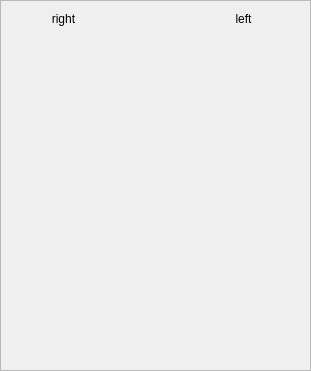
  <widget class="QFrame" name="frame_4">
   <property name="geometry">
    <rect>
     <x>860</x>
     <y>80</y>
     <width>311</width>
     <height>371</height>
    </rect>
   </property>
   <property name="frameShape">
    <enum>QFrame::StyledPanel</enum>
   </property>
   <property name="frameShadow">
    <enum>QFrame::Raised</enum>
   </property>
   <widget class="QLabel" name="label_37">
    <property name="geometry">
     <rect>
      <x>210</x>
      <y>10</y>
      <width>67</width>
      <height>17</height>
     </rect>
    </property>
    <property name="text">
     <string>left</string>
    </property>
    <property name="alignment">
     <set>Qt::AlignCenter</set>
    </property>
   </widget>
   <widget class="QLabel" name="label_38">
    <property name="geometry">
     <rect>
      <x>30</x>
      <y>10</y>
      <width>67</width>
      <height>17</height>
     </rect>
    </property>
    <property name="text">
     <string>right</string>
    </property>
    <property name="alignment">
     <set>Qt::AlignCenter</set>
    </property>
   </widget>
   <widget class="QWidget" name="verticalLayoutWidget">
    <property name="geometry">
     <rect>
      <x>230</x>
      <y>40</y>
      <width>71</width>
      <height>181</height>
     </rect>
    </property>
    <layout class="QVBoxLayout" name="leftarm_layout"/>
   </widget>
   <widget class="QWidget" name="verticalLayoutWidget_3">
    <property name="geometry">
     <rect>
      <x>30</x>
      <y>40</y>
      <width>71</width>
      <height>181</height>
     </rect>
    </property>
    <layout class="QVBoxLayout" name="rightarm_layout"/>
   </widget>
   <widget class="QWidget" name="verticalLayoutWidget_11">
    <property name="geometry">
     <rect>
      <x>190</x>
      <y>230</y>
      <width>71</width>
      <height>131</height>
     </rect>
    </property>
    <layout class="QVBoxLayout" name="leftleg_layout"/>
   </widget>
   <widget class="QWidget" name="verticalLayoutWidget_17">
    <property name="geometry">
     <rect>
      <x>80</x>
      <y>230</y>
      <width>71</width>
      <height>131</height>
     </rect>
    </property>
    <layout class="QVBoxLayout" name="rightleg_layout"/>
   </widget>
   <widget class="QWidget" name="verticalLayoutWidget_18">
    <property name="geometry">
     <rect>
      <x>130</x>
      <y>10</y>
      <width>71</width>
      <height>41</height>
     </rect>
    </property>
    <layout class="QVBoxLayout" name="head_layout"/>
   </widget>
   <widget class="QWidget" name="verticalLayoutWidget_19">
    <property name="geometry">
     <rect>
      <x>130</x>
      <y>130</y>
      <width>71</width>
      <height>61</height>
     </rect>
    </property>
    <layout class="QVBoxLayout" name="waist_layout"/>
   </widget>
   <widget class="QWidget" name="verticalLayoutWidget_36">
    <property name="geometry">
     <rect>
      <x>10</x>
      <y>40</y>
      <width>21</width>
      <height>181</height>
     </rect>
    </property>
    <layout class="QVBoxLayout" name="rightarm_safety"/>
   </widget>
   <widget class="QWidget" name="verticalLayoutWidget_37">
    <property name="geometry">
     <rect>
      <x>210</x>
      <y>40</y>
      <width>21</width>
      <height>181</height>
     </rect>
    </property>
    <layout class="QVBoxLayout" name="leftarm_safety"/>
   </widget>
   <widget class="QWidget" name="verticalLayoutWidget_38">
    <property name="geometry">
     <rect>
      <x>110</x>
      <y>10</y>
      <width>21</width>
      <height>41</height>
     </rect>
    </property>
    <layout class="QVBoxLayout" name="head_safety"/>
   </widget>
   <widget class="QWidget" name="verticalLayoutWidget_39">
    <property name="geometry">
     <rect>
      <x>110</x>
      <y>130</y>
      <width>21</width>
      <height>61</height>
     </rect>
    </property>
    <layout class="QVBoxLayout" name="waist_safety"/>
   </widget>
   <widget class="QWidget" name="verticalLayoutWidget_40">
    <property name="geometry">
     <rect>
      <x>60</x>
      <y>230</y>
      <width>21</width>
      <height>131</height>
     </rect>
    </property>
    <layout class="QVBoxLayout" name="rightleg_safety"/>
   </widget>
   <widget class="QWidget" name="verticalLayoutWidget_41">
    <property name="geometry">
     <rect>
      <x>170</x>
      <y>230</y>
      <width>21</width>
      <height>131</height>
     </rect>
    </property>
    <layout class="QVBoxLayout" name="leftleg_safety"/>
   </widget>
  </widget>
